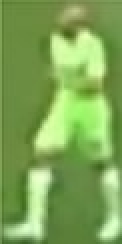
#> input picture ai-model/images/cropped_image.jpg, 61 x 122 px (shown 2 times larger)
$ jupyter execute color_assignement.ipynb
#> lines starting #> are read from the running program, lines starting #| are printed output that depends on the picture
[cell 1]
import cv2
import matplotlib.pyplot as plt
import numpy as np
from sklearn.cluster import KMeans

[cell 2]
image_path = "../images/cropped_image.jpg"
image = cv2.imread(image_path)
#> image is the input picture: shape (122, 61, 3); mean B, G, R 86.1, 165.5, 126.7
image = cv2.cvtColor(image, cv2.COLOR_BGR2RGB)

[cell 3]
plt.imshow(image)
plt.show()

# take the top half of the image

[cell 4]
top_half_image=  image[0: int(image.shape[0]/2), :]
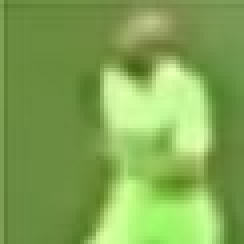
#> top_half_image: shape (61, 61, 3) (shown 4 times larger); mean R, G, B 129.4, 166.7, 83.4
plt.imshow(top_half_image)
plt.show()

# Cluster the image into two clusters

[cell 5]
# Reshape the image into 2d array
image_2d = top_half_image.reshape(-1, 3)

# perform k-means clustering with 2 clusters
kmeans = KMeans(n_clusters=2, random_state=0)
kmeans.fit(image_2d)

# get the cluster labels
labels = kmeans.labels_

# reshape the labels into the orginal image shape
clustered_image = labels.reshape(top_half_image.shape[0], top_half_image.shape[1])

# Display the clustered image
plt.imshow(clustered_image)
plt.show()
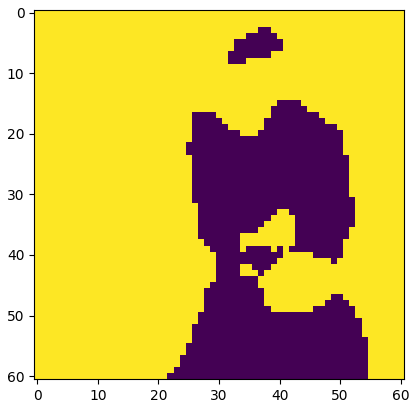
#> figure drawn by matplotlib, 1 panel

[cell 6]
corner_clusters = [clustered_image[0, 0], clustered_image[0, -1], clustered_image[-1, 0], clustered_image[-1, -1]]
#> corner_clusters = [1, 1, 1, 1]
non_player_cluster = max(set(corner_clusters), key=corner_clusters.count)
#> non_player_cluster = 1
print(non_player_cluster)
#| 1

[cell 7]
player_cluster = 1-non_player_cluster
#> player_cluster = 0
print(player_cluster)
#| 0

[cell 8]
kmeans.cluster_centers_[player_cluster]
#> Out = [182.6, 232, 132.1]
